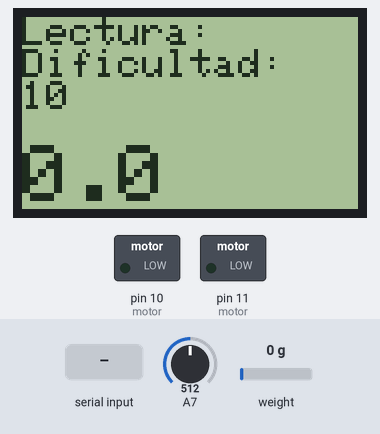
This sketch was run on a simulated Arduino Nano, built with avr-gcc and run on an emulated ATmega328P. On the bench: 84×48 one-colour display, switched loads named in the sketch (green lamp = pin HIGH). The test bench sets the inputs (shaded band); at power-on: weight on the scale 0 g, A7 = 512. What the sketch prints to the serial monitor is not drawn.

Above: at 17.6 s.
17.7 s: weight on the scale set to 100 g
At 17.98 s:
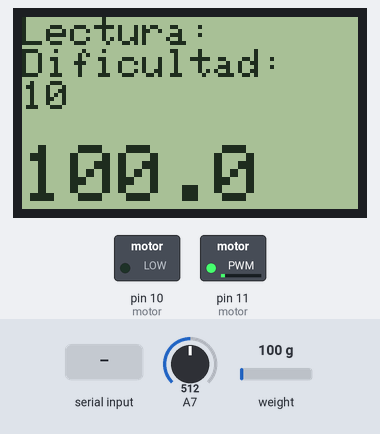
19.6 s: weight on the scale set to 1250 g
At 19.93 s:
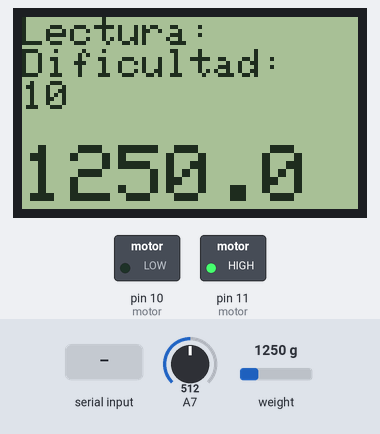
22.0 s: "D90\n" received over Serial
At 22.3 s:
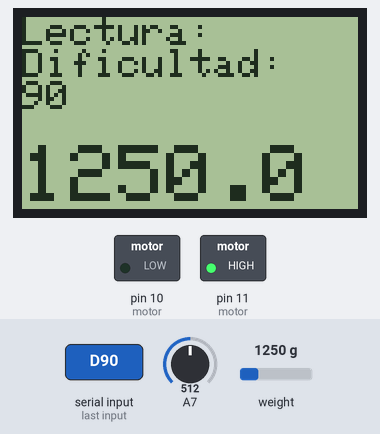
23.6 s: "D,45\n" received over Serial
At 23.88 s:
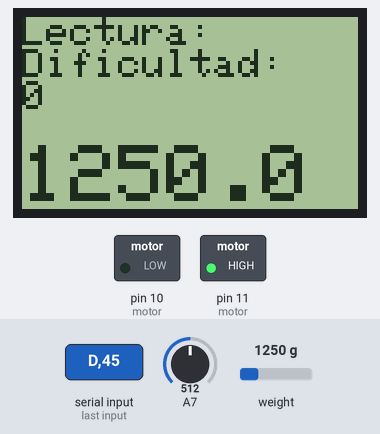
25.1 s: weight on the scale set to 2500 g
At 25.31 s:
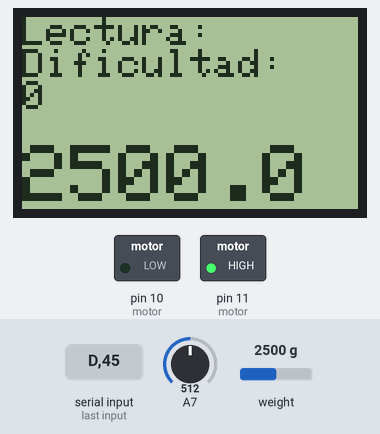
Timing chart, 0 to 28.1 s (numbered marks = the images above; inputs shaded):
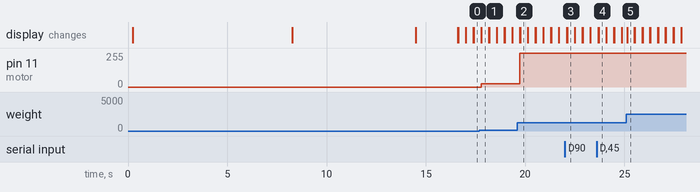

Measured:
- after the input at 17.7 s, pin 11 (motor): 0/255 → 25/255 after 0.08 s; the display: first changes after 0.08 s (image 1 shows a later state)
- after the input at 19.6 s, pin 11 (motor): 25/255 → 255/255 after 0.13 s; the display: first differs from a run without the input after 0.15 s (image 2)
- after the input at 22.0 s, the display: first differs from a run without the input after 0.11 s (image 3)
- after the input at 23.6 s, the display: first differs from a run without the input after 0.10 s (image 4)
- after the input at 25.1 s, the display: changes at once (image 5)

The sketch:

CODO_BOT.ino
```cpp
#include <Adafruit_GFX.h>
#include <Adafruit_PCD8544.h>
// ARDN  - DISPLAY
// GND   - GND                       - 8
// pin 2 - LIGHT                     - 7
// VCC   - VCC 5V                    - 6
// pin 4 - Serial clock out (SCLK)   - 5
// pin 5 - Serial data out (DIN)     - 4
// pin 6 - Data/Command select (D/C) - 3
// pin 7 - LCD chip select (CS)      - 2
// pin 8 - LCD reset (RST)           - 1
Adafruit_PCD8544 display = Adafruit_PCD8544(4, 5, 6, 7, 8);


#include "HX711.h"

// HX711.DOUT  - pin #A1
// HX711.PD_SCK - pin #A0

HX711 scale(A1, A0);    // parameter "gain" is ommited; the default value 128 is used by the library


int Angulo = 0;
int Dificultad = 10;
int NegDificultad = -10;
void setup() {
  display.begin();
  display.setContrast(43); //delay(500);
  display.clearDisplay();
  pinMode(20,OUTPUT); digitalWrite(20,LOW);//lo usode masa para el brillo display
  pinMode(10,OUTPUT); digitalWrite(10,LOW);//pwm para el motor
  pinMode(11,OUTPUT); digitalWrite(11,LOW);//pwm para el motor
  MuestroLogo();

  Serial.begin(9600);//38400
  Serial.println("INICIADO");
  pinMode(20,OUTPUT); digitalWrite(20,0);
}

//
float fKG = 0;//kg.toFloat() ;


//char inChar;
String inSerial1 = "";


void loop() {
  String kg = String(scale.get_units(),1);//promedia 5 lecturas para no poner dealys

 Angulo = analogRead(A7);
 Angulo = map(Angulo,0,1023,0,120);

 ////config digital

 //angulo: fuerza, dificultad, inicio rutina
  if( Serial.available()){ char inChar = char(Serial.read());

  switch (inChar){
      case 'D': //dificultad
            //SEC(); break;
        delay(5);
        inSerial1 = char(Serial.read());  delay(5);
        inSerial1 += String(char(Serial.read()));  delay(5);
        inSerial1 += String(char(Serial.read()));  delay(5);
        //inSerial1 += String(char(Serial.read()));  //delay(5);
        Serial.println (inSerial1);
        Dificultad = inSerial1.toInt();
        Serial.println (Dificultad);
      break;

      case 'A': //modo asistivo
            //SEC();
            break;

      case 'R': //modo Resistivo
            //SEC();
            break;
      case 'a': //envio de datos
            //String dt = Angulo + ":" + kg + ":" + Dificultad;
            Serial.print("BI:"); Serial.print(Angulo);
            Serial.print(";");Serial.print(kg);
            Serial.print(";");Serial.println(Dificultad);
            break;

  }
}
  ///////////////////////////


  fKG =  kg.toFloat();
  //Serial.println(int(fKG));
//int AnguloAnt;
 Angulo = analogRead(A7);
 Angulo = map(Angulo,0,1023,0,120);
  //if((Angulo != AnguloAnt)) {Serial.print("Angulo: "); Serial.println(Angulo);}
 //AnguloAnt = Angulo;


 NegDificultad = -Dificultad;
  //Serial.println(Dificultad);
  //Serial.println(NegDificultad);
  if(fKG < Dificultad && fKG > NegDificultad ){ApagarMotor();}
  if(fKG > Dificultad){Avanzar(int(fKG)/4);};
  if(fKG < NegDificultad){Retroceder(int(fKG)/4);};


        //display.setContrast(analogRead(A7)/10); //delay(500);
        display.clearDisplay();
        display.setTextSize(1);
        display.setTextColor( BLACK);
        display.setCursor(0,0);
        display.println("Lectura:"); //Serial.print("one reading:\t");
        display.println("Dificultad: "); //Serial.print("one reading:\t");
        display.println(Dificultad);
        display.setTextSize(2);
        display.setCursor(0,32);
        display.println(kg);//Serial.print(scale.get_units(), 2);
        //display.setTextSize(1);
        //display.println("Promedio(10):"); Serial.print("\t| average:\t");
        //display.setTextSize(2);
        //display.println(scale.get_units(10), 1);Serial.println(scale.get_units(10), 1);
        display.display();
        //scale.power_down();             // put the ADC in sleep mode
        //delay(100);
        //scale.power_up();
}

//20:16:06:12:81:15
void ApagarMotor(){
  //Serial.println("apagado");
        display.clearDisplay();display.setCursor(60,0);
        display.setTextSize(1);
        display.println("APG:");
        display.display();
  pinMode(10,OUTPUT); digitalWrite(10,LOW);//pwm para el motor
  pinMode(11,OUTPUT); digitalWrite(11,LOW);//pwm para el motor
}

void Avanzar(int vel){
  if(vel > 255){vel = 255;}
  //Serial.println("AVZ");
        display.clearDisplay();display.setCursor(60,0);
        display.setTextSize(1);
        display.println("AVZ:");
        display.display();
  pinMode(10,OUTPUT); digitalWrite(10,LOW);//pwm para el motor
  pinMode(11,OUTPUT); analogWrite(11,vel);//pwm para el motor

}


void Retroceder(int vel){
  if(vel < -255){vel = -255;}
  //Serial.print("RTD");
  //Serial.println(vel);
          display.clearDisplay();display.setCursor(60,0);
        display.setTextSize(1);
        display.println("RTD:");
        display.display();
  pinMode(11,OUTPUT); digitalWrite(11,LOW);//pwm para el motor
  pinMode(10,OUTPUT); analogWrite(10,abs(vel));//pwm para el motor
}

long t1 = 0; long t2 = 0;
void MuestroLogo(){digitalWrite(2,LOW);
        t1 = millis();
        display.clearDisplay();
        display.setTextSize(1);
        display.setTextColor( BLACK);
        display.setCursor(0,0);
        display.println("HX711 Demo"); Serial.println("HX711 Demo");
        display.println("Before SET:"); Serial.println("Before setting up the scale:");
        display.print("read: \t\t"); Serial.print("read: \t\t");
        display.println(scale.read()); Serial.println(scale.read());
        display.print("read average: \t\t"); Serial.print("read average: \t\t");
        display.display(); delay(1000); display.setCursor(0,0);
        display.println(scale.read_average(20)); Serial.println(scale.read_average(20));
        display.print("get value: \t\t"); Serial.print("get value: \t\t");
        display.println(scale.get_value(5)); Serial.println(scale.get_value(5));
        display.print("get units: \t\t"); Serial.print("get units: \t\t");
        display.println(scale.get_units(5), 1); Serial.println(scale.get_units(5), 1);
        scale.set_scale(2280.f);
        scale.tare();
        display.display(); delay(1000); display.setCursor(0,0);
        display.println("After setting up the scale:"); Serial.println("After setting up the scale:");
        display.print("read: \t\t");Serial.print("read: \t\t");
        display.println(scale.read());Serial.println(scale.read());
        display.setCursor(0,0);
        display.print("read average: \t\t");Serial.print("read average: \t\t");
        display.println(scale.read_average(20));Serial.println(scale.read_average(20));
        display.print("get value: \t\t");Serial.print("get value: \t\t");
        display.println(scale.get_value(5));Serial.println(scale.get_value(5));
        display.display(); delay(1000); display.setCursor(0,0);
        display.print("get units: \t\t");Serial.print("get units: \t\t");
        display.println(scale.get_units(5), 1);Serial.println(scale.get_units(5), 1);
        display.println("Readings:");Serial.println("Readings:");
                //display.println("HIGROMETRO");


//
//                display.setTextSize(1);
//                display.setTextColor( BLACK);
//                display.setCursor(0,8);
//                display.println("   PARA SUELOS");
//                display.println("                       V 1.0");
//                display.display();

        do{
                t2 = millis();
        }while ((t2 - t1) < 2000);

  //Serial.println("HX711 Demo");

  //Serial.println("Before setting up the scale:");
  //Serial.print("read: \t\t");
  //Serial.println(scale.read());     // print a raw reading from the ADC

  //Serial.print("read average: \t\t");
  //Serial.println(scale.read_average(20));   // print the average of 20 readings from the ADC

  //Serial.print("get value: \t\t");
  //Serial.println(scale.get_value(5));   // print the average of 5 readings from the ADC minus the tare weight (not set yet)

  //Serial.print("get units: \t\t");
  //Serial.println(scale.get_units(5), 1);  // print the average of 5 readings from the ADC minus tare weight (not set) divided
            // by the SCALE parameter (not set yet)

  //scale.set_scale(2280.f);                      // this value is obtained by calibrating the scale with known weights; see the README for details
 //scale.tare();               // reset the scale to 0

  //Serial.println("After setting up the scale:");

  //Serial.print("read: \t\t");
  //Serial.println(scale.read());                 // print a raw reading from the ADC

  //Serial.print("read average: \t\t");
  //Serial.println(scale.read_average(20));       // print the average of 20 readings from the ADC

  //Serial.print("get value: \t\t");
  //Serial.println(scale.get_value(5));   // print the average of 5 readings from the ADC minus the tare weight, set with tare()

  //Serial.print("get units: \t\t");
  //Serial.println(scale.get_units(5), 1);        // print the average of 5 readings from the ADC minus tare weight, divided
            // by the SCALE parameter set with set_scale

  //Serial.println("Readings:");

}
```
